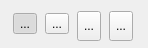
<?xml version="1.0" encoding="UTF-8"?>
<ui version="4.0">
 <class>MouseModeSelector</class>
 <widget class="QWidget" name="MouseModeSelector">
  <property name="geometry">
   <rect>
    <x>0</x>
    <y>0</y>
    <width>148</width>
    <height>48</height>
   </rect>
  </property>
  <property name="sizePolicy">
   <sizepolicy hsizetype="Preferred" vsizetype="Minimum">
    <horstretch>0</horstretch>
    <verstretch>0</verstretch>
   </sizepolicy>
  </property>
  <property name="minimumSize">
   <size>
    <width>0</width>
    <height>30</height>
   </size>
  </property>
  <property name="windowTitle">
   <string>Form</string>
  </property>
  <layout class="QHBoxLayout" name="horizontalLayout">
   <item>
    <widget class="QToolButton" name="tbExplore">
     <property name="cursor">
      <cursorShape>ArrowCursor</cursorShape>
     </property>
     <property name="text">
      <string>...</string>
     </property>
     <property name="icon">
      <iconset>
       <normalon>:/icons/images/arrow-32x32.png</normalon>
      </iconset>
     </property>
     <property name="iconSize">
      <size>
       <width>24</width>
       <height>24</height>
      </size>
     </property>
     <property name="checkable">
      <bool>true</bool>
     </property>
     <property name="checked">
      <bool>true</bool>
     </property>
     <property name="autoExclusive">
      <bool>true</bool>
     </property>
     <attribute name="buttonGroup">
      <string notr="true">buttonGroup</string>
     </attribute>
    </widget>
   </item>
   <item>
    <widget class="QToolButton" name="tbZoom">
     <property name="cursor">
      <cursorShape>ArrowCursor</cursorShape>
     </property>
     <property name="text">
      <string>...</string>
     </property>
     <property name="icon">
      <iconset>
       <normalon>:/icons/images/Zoom.png</normalon>
      </iconset>
     </property>
     <property name="iconSize">
      <size>
       <width>24</width>
       <height>24</height>
      </size>
     </property>
     <property name="checkable">
      <bool>true</bool>
     </property>
     <property name="autoExclusive">
      <bool>true</bool>
     </property>
     <attribute name="buttonGroup">
      <string notr="true">buttonGroup</string>
     </attribute>
    </widget>
   </item>
   <item>
    <widget class="QToolButton" name="tbSelect">
     <property name="minimumSize">
      <size>
       <width>0</width>
       <height>30</height>
      </size>
     </property>
     <property name="cursor">
      <cursorShape>ArrowCursor</cursorShape>
     </property>
     <property name="text">
      <string>...</string>
     </property>
     <property name="icon">
      <iconset>
       <normalon>:/icons/images/select-32x32.png</normalon>
      </iconset>
     </property>
     <property name="iconSize">
      <size>
       <width>24</width>
       <height>24</height>
      </size>
     </property>
     <property name="checkable">
      <bool>true</bool>
     </property>
     <property name="autoExclusive">
      <bool>true</bool>
     </property>
     <attribute name="buttonGroup">
      <string notr="true">buttonGroup</string>
     </attribute>
    </widget>
   </item>
   <item>
    <widget class="QToolButton" name="tbPick">
     <property name="minimumSize">
      <size>
       <width>0</width>
       <height>30</height>
      </size>
     </property>
     <property name="cursor">
      <cursorShape>ArrowCursor</cursorShape>
     </property>
     <property name="text">
      <string>...</string>
     </property>
     <property name="icon">
      <iconset>
       <normalon>:/icons/images/pick_32x32.png</normalon>
      </iconset>
     </property>
     <property name="iconSize">
      <size>
       <width>24</width>
       <height>24</height>
      </size>
     </property>
     <property name="checkable">
      <bool>true</bool>
     </property>
     <property name="autoExclusive">
      <bool>true</bool>
     </property>
     <attribute name="buttonGroup">
      <string notr="true">buttonGroup</string>
     </attribute>
    </widget>
   </item>
  </layout>
 </widget>
 <resources/>
 <connections/>
 <buttongroups>
  <buttongroup name="buttonGroup"/>
 </buttongroups>
</ui>
